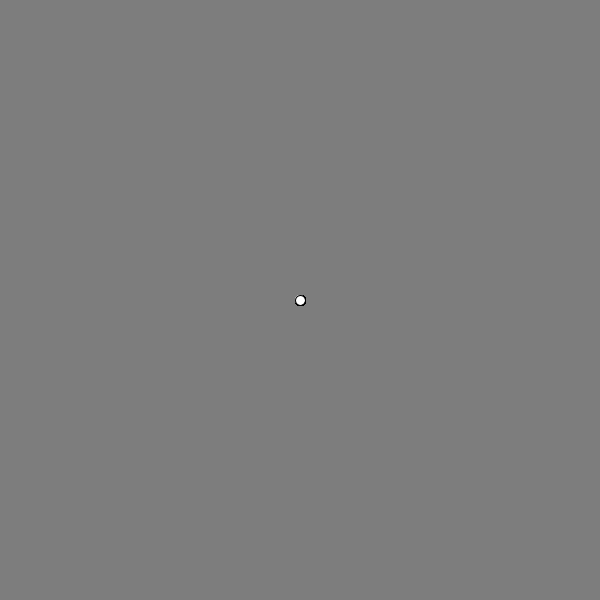
Frame 1 (no input)
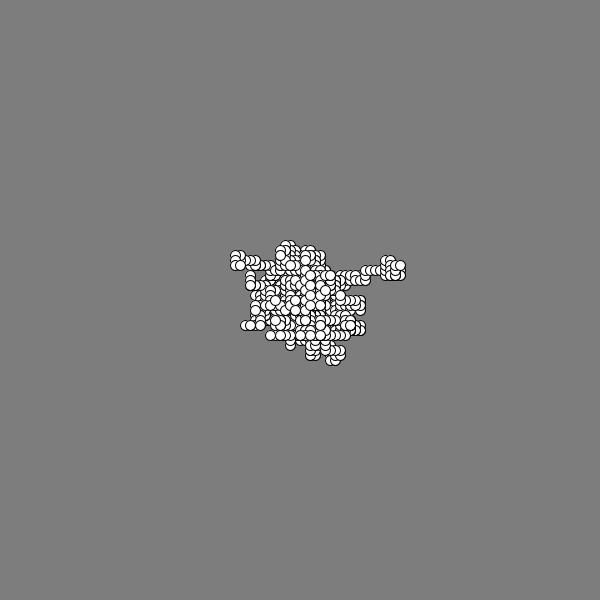
Frame 60 (the mouse pressed at the canvas centre just before this capture)
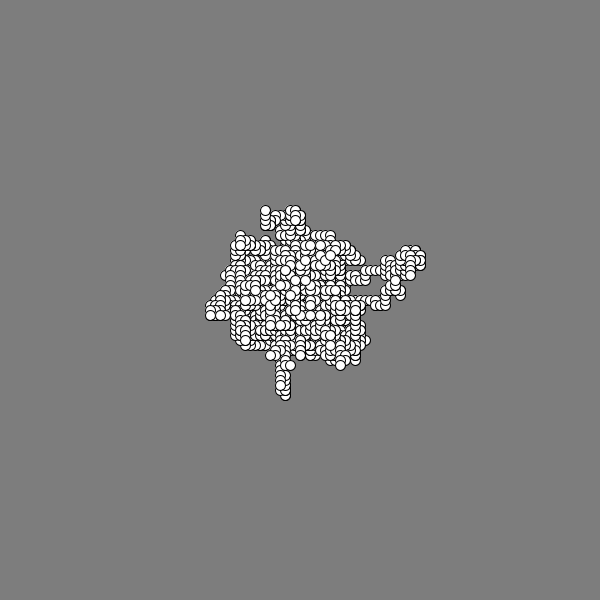
Frame 120 (the mouse held since frame 60 and released just before this capture)

The Processing sketch that drew these frames (run headless with seeded random() and noise(); from frame 60 on, the mouse is pressed at the canvas centre):

// Processing sketch: sketch_9
// ── sketch_9.pde
/*
this sketch draws an ellipse that has a 25% chance of 
 moving up, left, down or right.
 
 use arrays to create a group of these 'random walkers'
 instead of only displaying one. replace the position 
 variables with arrays and loop to give them values, 
 increment their positions, and draw their corresponding 
 ellipses.
 */

float[] xPos = new float[50];
float[] yPos = new float[50];
int i = 0;
void setup() {
  size(600, 600);
  frameRate(15);
  background(125);
  for (int i = 0; i < xPos.length; i++) {
    xPos[i] = width/2;
    yPos[i] = height/2;
  }
}

void draw() {
  for (int i = 0; i < xPos.length; i++) {
    ellipse(xPos[i], yPos[i], 10, 10);

    float r = random(4);

    if (int(r) == 0) {
      xPos[i] += 5;
    } else if (int(r) == 1) {
      xPos[i] -= 5;
    } else if (int(r) == 2) {
      yPos[i] += 5;
    } else if (int(r) == 3) {
      yPos[i] -= 5;
    }
  }
}
